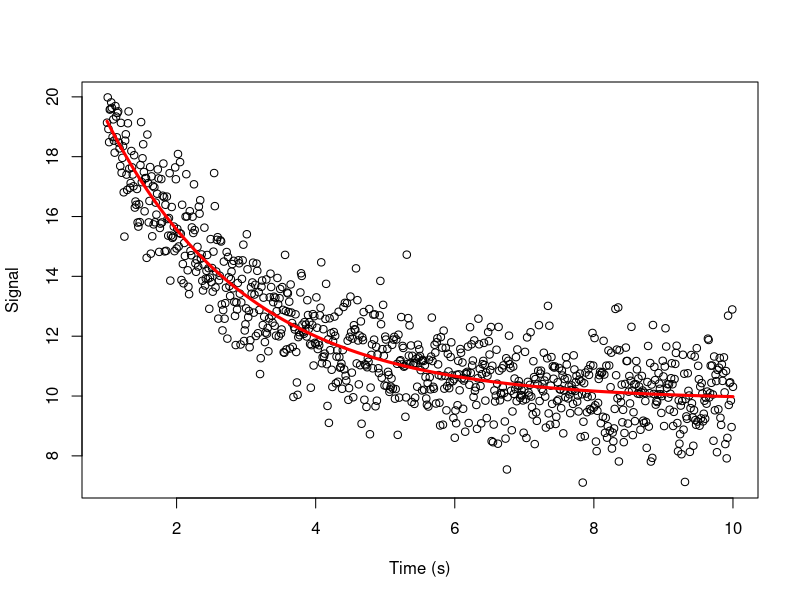

Recreate this plot in R.
#Create the x and y values
xdata <- seq(1, 10, by=1 / 100)
ydata <- 10 + 15 * exp(-xdata / 2) + rnorm(length(xdata))

#Create a data frame
data_frame <- data.frame(xdata=xdata, ydata=ydata)

#Model
myfun <- function(time, b1, b2, b3){
    b1 + b2 * exp(-time / b3)
}

#Inital guesses
p0 <- list(b1=min(ydata), b2=max(ydata) - min(ydata),b3=tail(xdata, n=1) / 3)

#Nonlinear fit
result <- nls(ydata ~ myfun(xdata, b1, b2, b3), data=data_frame, start=p0)

#Plot the curves
plot(xdata, ydata, xlab="Time (s)", ylab="Signal")
lines(xdata, predict(result, list(xdata)), lwd=3, col="red")


